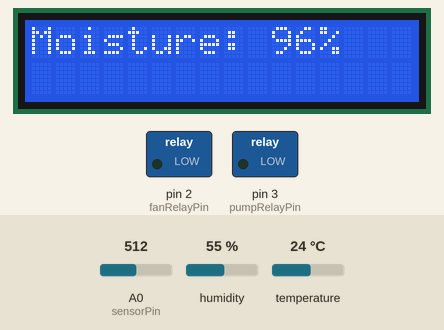
Recording of a sketch running on a simulated Arduino Uno, built with avr-gcc and run on an emulated ATmega328P. On the bench: 16×2 character LCD, switched loads named in the sketch (green lamp = pin HIGH). The test bench sets the inputs (shaded band); at power-on: A0 (sensorPin) = 512, temperature 24 °C, humidity 55 %. The modem accepts every AT command (registered, SIM ready, sends succeed) and sends nothing else; pins used as bus, display or sensor lines are not drawn; what the sketch prints to the serial monitor is not drawn.

Above: at 3.2 s.
3.3 s: A0 (sensorPin) set to 668
At 12.6 s:
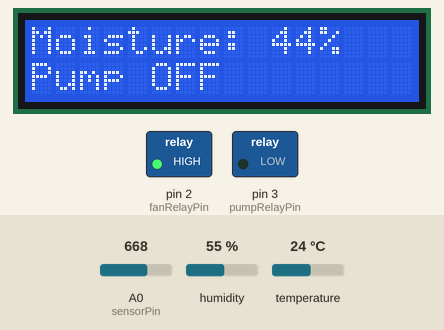
12.8 s: A0 (sensorPin) set to 691
At 21.3 s:
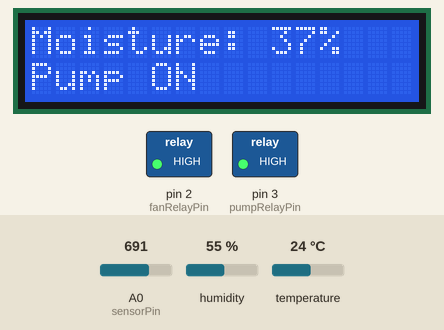
26.8 s: temperature set to 20 °C
At 35.6 s:
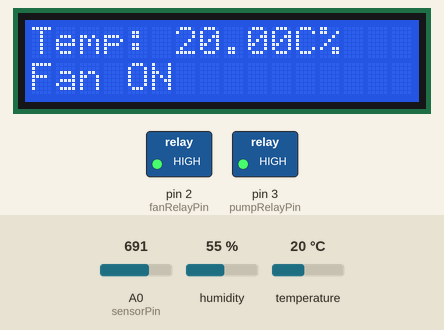
40.8 s: A0 (sensorPin) set to 511
At 44.4 s:
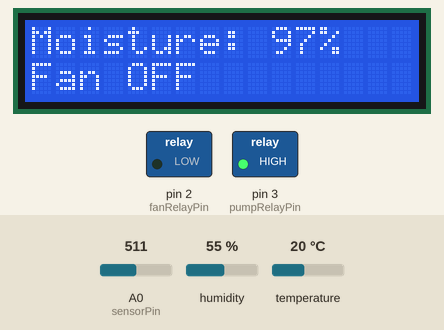
49.5 s: temperature set to 12 °C
At 51.6 s:
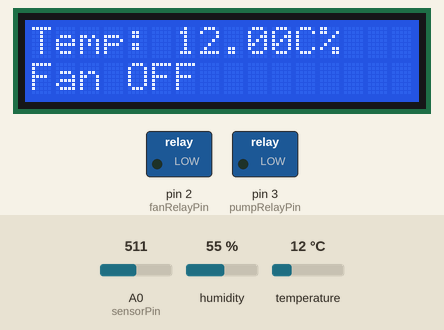
57.6 s: temperature set to 19 °C
At 60.1 s:
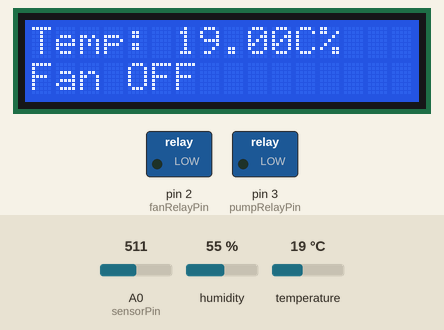
Timing chart, 0 to 61.6 s (numbered marks = the images above; inputs shaded):
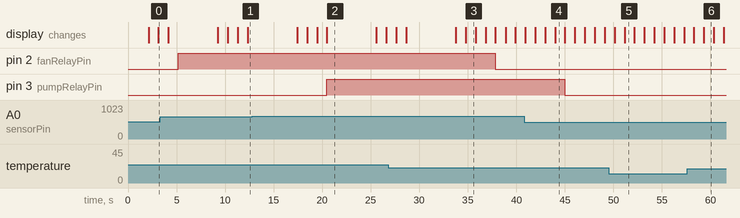

Measured:
- the behaviour switches between 679 and 680 on A0 (sensorPin) (found by bisection; images 1 and 2)
- the behaviour switches between 22 and 21 °C on temperature (found by bisection; images 2 and 3)
- after the input at 12.8 s, pin 3 (pumpRelayPin): LOW → HIGH after 7.7 s
- after the input at 26.8 s, pin 2 (fanRelayPin): HIGH → LOW after 11.0 s
- after the input at 40.8 s, pin 3 (pumpRelayPin): HIGH → LOW after 4.2 s
- what the display in image 2 shows lasts 5.1 s, from 20.5 s to 25.6 s
- what the display in image 3 shows lasts 1.0 s, from 34.8 s to 35.8 s

The sketch:

Greenhouse_Prof_Adeleke.ino
```cpp
#include <LiquidCrystal_I2C.h>
#include <SoftwareSerial.h>
LiquidCrystal_I2C lcd(0x27, 16, 2);  // Change the address to 0x3F if required

// Initialize the Software Serial for SIM800
SoftwareSerial sim800(6, 7); // rx, tx on board, tx rx on GSM
#include <dht.h>        // Include library
#define outPin 5        // Defines pin number to which the sensor is connected
dht DHT;                // Creates a DHT object
// Moisture Sensor pins
const int pumpRelayPin = 3;
const int fanRelayPin = 2;

#define sensorPower 4
#define sensorPin A0
#define soilWet 500   // Define max value we consider soil 'wet'
#define soilDry 800   // Define min value we consider soil 'dry'

int count = 0;
int count1=0;

void setup() {
  Serial.begin(9600);
  sim800.begin(9600);
  pinMode(pumpRelayPin, OUTPUT);
  pinMode(fanRelayPin, OUTPUT);

  pinMode(sensorPower, OUTPUT);
  // Initially keep the sensor OFF
  digitalWrite(sensorPower, LOW);
  lcd.init();
  // Print a message to the LCD.
  lcd.backlight();
  lcd.print("...Greenhouse...");

  // Welcome message
  delay(2000);
  lcd.clear();
}

void loop() {
  int readData = DHT.read11(outPin);

  float t = DHT.temperature;        // Read temperature
  float h = DHT.humidity;           // Read humidity

  Serial.print("Temperature = ");
  Serial.print(t);
  Serial.print("°C | ");
  //  Serial.print((t * 9.0) / 5.0 + 32.0);  // Convert celsius to fahrenheit
  //  Serial.println("°F ");
  //  Serial.print("Humidity = ");
  //  Serial.print(h);
  //  Serial.println("% ");
  //  Serial.println("");

//  lcd.clear();
  lcd.setCursor(0, 0);
  lcd.print("Temp: ");
  lcd.print(t);
  lcd.print("C");
  delay(1000);

  //  lcd.print("Hum: ");
  //  lcd.print(h);
  //  lcd.print("%");
  int moisture = readSensor();
  int moisturePercentage = map(moisture,soilWet, soilDry, 100, 0);
  Serial.print("Analog Output: ");
  Serial.println(moisture);
  Serial.println(moisturePercentage);
  lcd.setCursor(0, 0);
  lcd.print("Moisture: ");
  lcd.print(moisturePercentage);
  lcd.print("%");
  delay(1000);

  // Determine status of our soil
  if (moisturePercentage > 40) {
    Serial.println("Status: Soil is too wet");
    digitalWrite(pumpRelayPin, LOW);
    lcd.setCursor(0, 1);
    lcd.print("Pump OFF      ");
    delay(1000);
    count1 = 0;
  }
  else {
    digitalWrite(pumpRelayPin, HIGH); // Turn on the pump
    Serial.println("Status: Soil is too dry - time to water!");
    lcd.setCursor(0, 1);
    lcd.print("Pump ON       ");
    delay(1000);
    if (count1 <2){
        sendSMS("Water pump activated due to low soil moisture.");
        count1 ++;
        Serial.println("Calling");

  }
  }
  if (t >= 22) { // Threshold for high temperature
    digitalWrite(fanRelayPin, HIGH); // Turn on the fan
     if (count <2){
    sendSMS("Fan activated due to high temperature.");
    count ++;
    }
    lcd.setCursor(0, 1);
    lcd.print("Fan ON        ");
    delay(1000);
  } else {
    digitalWrite(fanRelayPin, LOW); // Turn off the fan
    lcd.setCursor(0, 1);
    lcd.print("Fan OFF       ");
    delay(1000);
    count =0;
  }

  // Delay before the next reading
//  delay(2000);

//  delay(1000);  // Take a reading every second for testing
  // Normally you should take reading perhaps once or twice a day
  Serial.println();
}
int readSensor() {
  digitalWrite(sensorPower, HIGH);  // Turn the sensor ON
  delay(10);              // Allow power to settle
  int val = analogRead(sensorPin);  // Read the analog value form sensor
  digitalWrite(sensorPower, LOW);   // Turn the sensor OFF
  return val;             // Return analog moisture value
}
void sendSMS(String message) {
  sim800.println("AT+CMGF=1");    // Set the SIM800 to SMS mode
  delay(1000);
  sim800.println("AT+CMGS=\"+2347025478297\""); // Replace with the recipient's phone number
  delay(1000);
  sim800.print(message);
  delay(1000);
  sim800.write(26); // ASCII code for CTRL+Z to send the SMS
  delay(1000);
  //  sim800.println("ATD+2349155160253;");
  //   sim800.println("ATD+2348108265487;");
}
```
